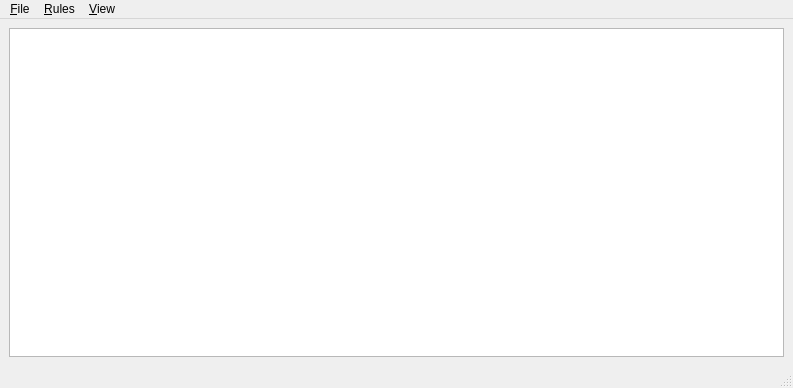
<?xml version="1.0" encoding="UTF-8"?>
<ui version="4.0">
 <class>MainWindow</class>
 <widget class="QMainWindow" name="MainWindow">
  <property name="geometry">
   <rect>
    <x>0</x>
    <y>0</y>
    <width>793</width>
    <height>388</height>
   </rect>
  </property>
  <property name="sizePolicy">
   <sizepolicy hsizetype="Preferred" vsizetype="Preferred">
    <horstretch>0</horstretch>
    <verstretch>0</verstretch>
   </sizepolicy>
  </property>
  <property name="windowTitle">
   <string>MainWindow</string>
  </property>
  <widget class="QWidget" name="centralwidget">
   <layout class="QVBoxLayout" name="verticalLayout_2">
    <item>
     <layout class="QVBoxLayout" name="verticalLayout" stretch="0">
      <property name="spacing">
       <number>0</number>
      </property>
      <property name="sizeConstraint">
       <enum>QLayout::SetNoConstraint</enum>
      </property>
      <property name="bottomMargin">
       <number>0</number>
      </property>
      <item>
       <widget class="QTableView" name="tableView">
        <property name="sizePolicy">
         <sizepolicy hsizetype="Minimum" vsizetype="Expanding">
          <horstretch>0</horstretch>
          <verstretch>0</verstretch>
         </sizepolicy>
        </property>
        <property name="layoutDirection">
         <enum>Qt::LeftToRight</enum>
        </property>
        <property name="editTriggers">
         <set>QAbstractItemView::NoEditTriggers</set>
        </property>
        <property name="showDropIndicator" stdset="0">
         <bool>false</bool>
        </property>
        <property name="alternatingRowColors">
         <bool>true</bool>
        </property>
        <property name="selectionMode">
         <enum>QAbstractItemView::SingleSelection</enum>
        </property>
        <property name="selectionBehavior">
         <enum>QAbstractItemView::SelectRows</enum>
        </property>
        <property name="textElideMode">
         <enum>Qt::ElideRight</enum>
        </property>
        <property name="sortingEnabled">
         <bool>false</bool>
        </property>
        <property name="wordWrap">
         <bool>false</bool>
        </property>
        <attribute name="horizontalHeaderStretchLastSection">
         <bool>true</bool>
        </attribute>
        <attribute name="verticalHeaderStretchLastSection">
         <bool>false</bool>
        </attribute>
       </widget>
      </item>
     </layout>
    </item>
   </layout>
  </widget>
  <widget class="QMenuBar" name="menubar">
   <property name="geometry">
    <rect>
     <x>0</x>
     <y>0</y>
     <width>793</width>
     <height>20</height>
    </rect>
   </property>
   <widget class="QMenu" name="menuFile">
    <property name="title">
     <string>&amp;File</string>
    </property>
    <addaction name="actionPreferences_2"/>
    <addaction name="separator"/>
    <addaction name="actionExit"/>
   </widget>
   <widget class="QMenu" name="menuRules">
    <property name="title">
     <string>&amp;Rules</string>
    </property>
    <addaction name="actionDelete_selected"/>
    <addaction name="separator"/>
    <addaction name="actionShow_active_only"/>
    <addaction name="actionShow_all"/>
    <addaction name="separator"/>
    <addaction name="actionSave"/>
   </widget>
   <widget class="QMenu" name="menuView">
    <property name="title">
     <string>&amp;View</string>
    </property>
    <addaction name="separator"/>
    <addaction name="actionProcess_ID"/>
    <addaction name="actionPermission"/>
    <addaction name="actionFull_path"/>
    <addaction name="actionIN_allowed"/>
    <addaction name="actionIN_denied"/>
    <addaction name="actionOUT_allowed"/>
    <addaction name="actionOUT_denied"/>
   </widget>
   <addaction name="menuFile"/>
   <addaction name="menuRules"/>
   <addaction name="menuView"/>
  </widget>
  <widget class="QStatusBar" name="statusbar"/>
  <action name="actionExit">
   <property name="text">
    <string>&amp;Exit</string>
   </property>
  </action>
  <action name="actionAbout">
   <property name="text">
    <string>&amp;About</string>
   </property>
  </action>
  <action name="actionDelete_selected">
   <property name="text">
    <string>&amp;Delete selected</string>
   </property>
  </action>
  <action name="actionShow_active_only">
   <property name="checkable">
    <bool>true</bool>
   </property>
   <property name="checked">
    <bool>false</bool>
   </property>
   <property name="text">
    <string>&amp;Show active only</string>
   </property>
  </action>
  <action name="actionShow_all">
   <property name="checkable">
    <bool>true</bool>
   </property>
   <property name="checked">
    <bool>true</bool>
   </property>
   <property name="enabled">
    <bool>false</bool>
   </property>
   <property name="text">
    <string>Show &amp;all</string>
   </property>
  </action>
  <action name="actionPreferences">
   <property name="text">
    <string>Preferences</string>
   </property>
  </action>
  <action name="actionSave">
   <property name="text">
    <string>Save all to Rulesfile</string>
   </property>
  </action>
  <action name="actionPreferences_2">
   <property name="text">
    <string>Preferences</string>
   </property>
  </action>
  <action name="actionProcess_ID">
   <property name="checkable">
    <bool>true</bool>
   </property>
   <property name="checked">
    <bool>true</bool>
   </property>
   <property name="text">
    <string>&amp;Process ID</string>
   </property>
  </action>
  <action name="actionPermission">
   <property name="checkable">
    <bool>true</bool>
   </property>
   <property name="checked">
    <bool>true</bool>
   </property>
   <property name="text">
    <string>P&amp;ermission</string>
   </property>
  </action>
  <action name="actionFull_path">
   <property name="checkable">
    <bool>true</bool>
   </property>
   <property name="checked">
    <bool>true</bool>
   </property>
   <property name="text">
    <string>&amp;Full path</string>
   </property>
  </action>
  <action name="actionIN_allowed">
   <property name="checkable">
    <bool>true</bool>
   </property>
   <property name="checked">
    <bool>true</bool>
   </property>
   <property name="text">
    <string>IN &amp;allowed</string>
   </property>
  </action>
  <action name="actionIN_denied">
   <property name="text">
    <string>IN &amp;denied</string>
   </property>
  </action>
  <action name="actionOUT_allowed">
   <property name="checkable">
    <bool>true</bool>
   </property>
   <property name="checked">
    <bool>true</bool>
   </property>
   <property name="text">
    <string>&amp;OUT allowed</string>
   </property>
  </action>
  <action name="actionOUT_denied">
   <property name="text">
    <string>O&amp;UT denied</string>
   </property>
  </action>
 </widget>
 <resources/>
 <connections>
  <connection>
   <sender>actionProcess_ID</sender>
   <signal>changed()</signal>
   <receiver>actionProcess_ID</receiver>
   <slot>toggle()</slot>
   <hints>
    <hint type="sourcelabel">
     <x>-1</x>
     <y>-1</y>
    </hint>
    <hint type="destinationlabel">
     <x>-1</x>
     <y>-1</y>
    </hint>
   </hints>
  </connection>
 </connections>
</ui>
